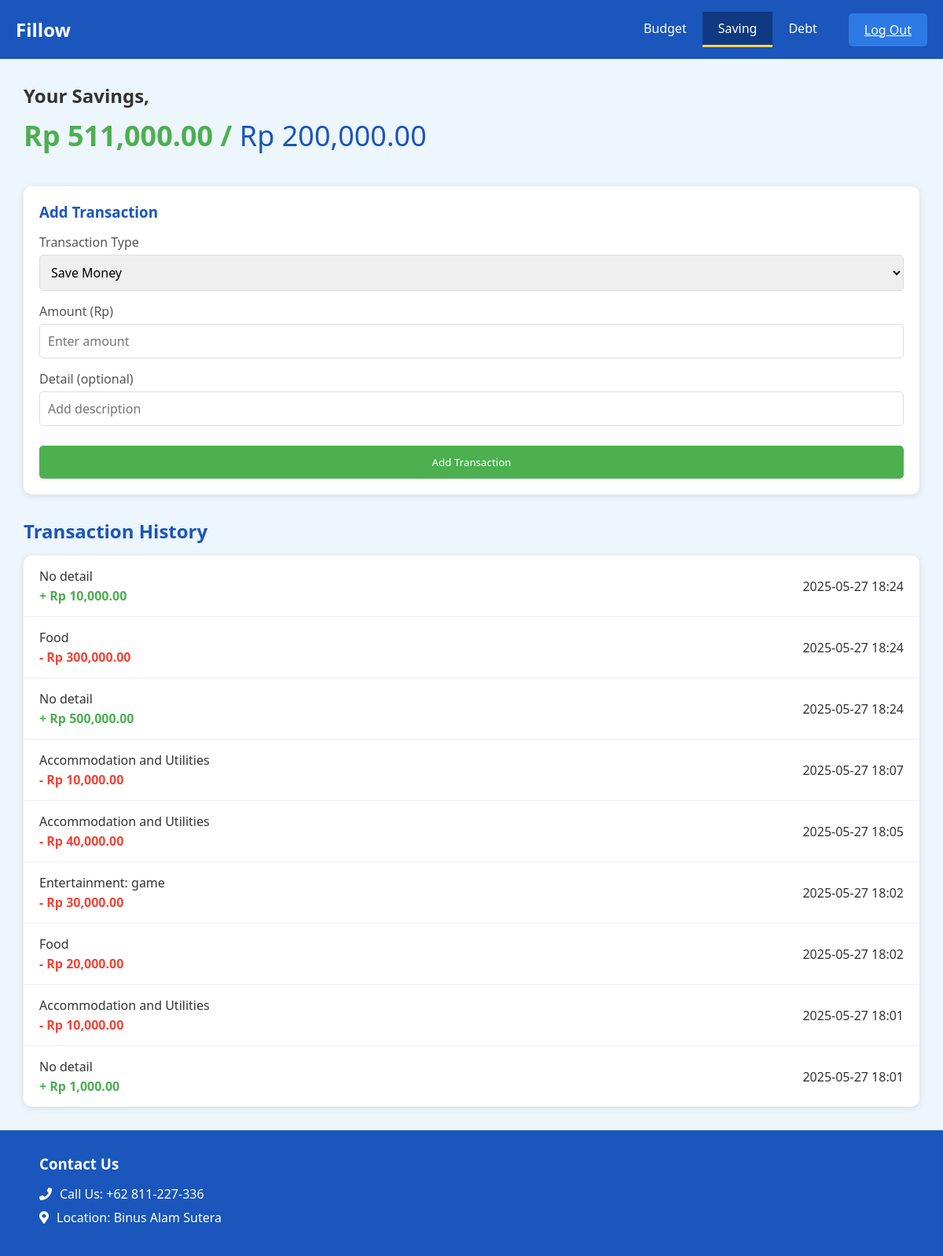
/savings (signed in), run on the app's committed database.
### models.py (models this page shows)
class Savings(db.Model):
    id = db.Column(db.Integer, primary_key=True)
    curr_savings = db.Column(db.Float, nullable=False)
    saving_goal = db.Column(db.Float, nullable=True)  # <-- New field added
    date = db.Column(db.DateTime, nullable=True)
    detail = db.Column(db.Text, nullable=True)

class SavingsTransaction(db.Model):
    id = db.Column(db.Integer, primary_key=True)
    savings_id = db.Column(db.Integer, db.ForeignKey('savings.id'), nullable=False)  # <-- fix here
    action = db.Column(db.String(10), nullable=False)  # 'save' or 'spend'
    amount = db.Column(db.Float, nullable=False)
    detail = db.Column(db.Text, nullable=True)
    date = db.Column(db.DateTime, nullable=False)
    savings = db.relationship('Savings', backref=db.backref('transactions', lazy=True))

### routes.py (the view, shortened to what this page needs)
@BP.route('/savings', methods=['GET', 'POST'])
@login_required_manual
def savings():
    user = get_current_user()
    if not user:
        return redirect(url_for('BP.login'))
    savings = Savings.query.get(user.savings_id) if user.savings_id else None
    budget = user.budget if user else None
    transactions = SavingsTransaction.query.filter_by(savings_id=savings.id).order_by(SavingsTransaction.date.desc()).all() if savings else []
    return render_template(
        'savings.html',
        savings=savings,
        curr_savings=savings.curr_savings if savings else 0,
        saving_goal=savings.saving_goal if savings and savings.saving_goal else 0,
        transactions=transactions,
        budget=budget
    )

### routes.py (called while the page is built)
def login_required_manual(f):
    @wraps(f)
    def decorated_function(*args, **kwargs):
        if 'user_id' not in session:
            if request.headers.get('X-Requested-With') == 'XMLHttpRequest':
                return jsonify(success=False, message="Not logged in"), 401
            return redirect(url_for('BP.login'))
        return f(*args, **kwargs)
    return decorated_function

def get_current_user():
    user_id = session.get('user_id')
    if user_id:
        return User.query.get(user_id)
    return None

### templates/savings.html (shortened to what this page needs)
<!DOCTYPE html>
<html lang="en">
<head>
    <link rel="stylesheet" href="/static/saving.css" />
    <link
      rel="stylesheet"
      href="https://cdnjs.cloudflare.com/ajax/libs/font-awesome/5.15.4/css/all.min.css"
    />
</head>
<body>
    <div class="container">
        <header>
            <div class="logo">Fillow</div>
            <nav>
                <a href="{{ url_for('BP.budget') }}">Budget</a>
                <a href="{{ url_for('BP.savings') }}" class="active">Saving</a>
                <a href="debt.html">Debt</a>
            </nav>
            <a href="{{ url_for('BP_auth.logout') }}" class="log-out">Log Out</a>
        </header>
        <div class="content">
            <h1 class="savings-title">Your Savings,</h1>
            <div class="savings-amount">
                <span id="currentSavings">Rp {{ "{:,.2f}".format(curr_savings) }}</span> /
                <span id="savingsGoal">Rp {{ "{:,.2f}".format(saving_goal) }}</span>
            </div>
            <div class="transaction-form">
                <h3>Add Transaction</h3>
                <form id="transactionForm" method="POST" action="{{ url_for('BP.savings') }}">
                    <div class="form-group">
                        <label for="transactionType">Transaction Type</label>
                        <select id="transactionType" name="action" required>
                            <option value="save">Save Money</option>
                        </select>
                    </div>
                    <div class="form-group">
                        <label for="amount">Amount (Rp)</label>
                        <input
                            type="number"
                            id="amount"
                            name="amount"
                            placeholder="Enter amount"
                            required
                            min="0.01"
                            step="0.01"
                        />
                    </div>
                    <div class="form-group">
                        <label for="detail">Detail (optional)</label>
                        <input type="text" id="detail" name="detail" placeholder="Add description" />
                    </div>
                    <button type="submit" class="submit-btn">Add Transaction</button>
                </form>
            </div>
            <div class="transaction-section">
                <h2>Transaction History</h2>
                <div class="transaction-list" id="transactionList">
                    {% for txn in transactions %}
                    <div class="transaction-item {% if txn.action == 'save' %}income{% else %}expense{% endif %}">
                        <div class="transaction-details">
                            <div class="transaction-category">{{ txn.detail or txn.category or 'No detail' }}</div>
                            <div class="transaction-amount">
                                {% if txn.action == 'save' %}
                                    + Rp {{ "{:,.2f}".format(txn.amount) }}
                                {% else %}
                                    - Rp {{ "{:,.2f}".format(txn.amount) }}
                                {% endif %}
                            </div>
                        </div>
                        <div class="transaction-date">{{ txn.date.strftime('%Y-%m-%d %H:%M') if txn.date else '' }}</div>
                    </div>
                    {% else %}
                    <p>No transactions yet.</p>
                    {% endfor %}
                </div>
            </div>
        </div>
        <footer>
            <div class="footer-content">
                <h3>Contact Us</h3>
                <div class="contact-info">
                    <p><i class="fas fa-phone"></i> Call Us: +62 811-227-336</p>
                    <p><i class="fas fa-map-marker-alt"></i> Location: Binus Alam Sutera</p>
                </div>
            </div>
        </footer>
    </div>
</body>
</html>

### static/saving.css (style rules this page uses)
* { margin: 0; padding: 0; box-sizing: border-box; font-family: 'Segoe UI', Tahoma, Geneva, Verdana, sans-serif; }
body { background-color: #f5f8fc; color: #333; }
.container { width: 100%; margin: 0; padding: 0; box-shadow: 0 0 20px rgba(0, 0, 0, 0.1); display: flex; flex-direction: column; min-height: 100vh; }
header { background-color: #1a56bb; color: white; padding: 15px 20px; display: flex; justify-content: space-between; align-items: center; }
.logo { font-size: 24px; font-weight: bold; }
nav { display: flex; margin-left: auto; margin-right: 20px; }
nav a { color: white; text-decoration: none; padding: 10px 20px; font-weight: 500; transition: all 0.3s ease; }
nav a.active { background-color: #0f3a82; border-bottom: 3px solid #ffd54f; }
.log-out { background-color: #2d7ae5; color: white; border: none; padding: 10px 20px; border-radius: 5px; cursor: pointer; font-weight: 500; transition: all 0.3s ease; }
.content { padding: 30px; background-color: #edf5fd; flex-grow: 1; max-width: 1200px; margin: 0 auto; width: 100%; }
.savings-title { font-size: 24px; margin-bottom: 10px; color: #333; }
.savings-amount { font-size: 36px; font-weight: bold; margin-bottom: 40px; color: #4CAF50; }
#savingsGoal { color: #1a56bb; font-weight: normal; }
.transaction-form { background-color: white; padding: 20px; border-radius: 10px; box-shadow: 0 2px 10px rgba(0, 0, 0, 0.1); margin-bottom: 30px; }
.transaction-form h3 { margin-bottom: 15px; color: #1a56bb; }
.form-group { margin-bottom: 15px; }
.form-group label { display: block; margin-bottom: 5px; font-weight: 500; color: #555; }
.form-group select, .form-group input { width: 100%; padding: 10px; border: 1px solid #ddd; border-radius: 5px; font-size: 16px; }
.submit-btn { background-color: #4CAF50; color: white; border: none; padding: 12px 20px; border-radius: 5px; cursor: pointer; font-weight: 500; transition: all 0.3s ease; width: 100%; margin-top: 10px; }
.transaction-section h2 { margin-bottom: 15px; color: #1a56bb; }
.transaction-list { background-color: white; border-radius: 10px; overflow: hidden; box-shadow: 0 2px 10px rgba(0, 0, 0, 0.1); }
.transaction-item { padding: 15px 20px; border-bottom: 1px solid #eee; display: flex; justify-content: space-between; align-items: center; transition: background-color 0.3s ease; }
.transaction-item:last-child { border-bottom: none; }
.transaction-category { font-weight: 500; margin-bottom: 3px; }
.transaction-amount { font-weight: 600; }
.income .transaction-amount { color: #4CAF50; }
.expense .transaction-amount { color: #F44336; }
footer { background-color: #1a56bb; color: white; padding: 30px 50px; margin-top: auto; }
.footer-content { max-width: 1200px; margin: 0 ; }
.footer-content h3 { margin-bottom: 15px; }
.contact-info p { margin: 8px 0; display: flex; align-items: center; }
.contact-info i { margin-right: 10px; }

### data on the page
Savings: curr_savings "511,000.00", saving_goal "200,000.00"
SavingsTransaction: detail "No detail", amount "10,000.00", date "2025-05-27 18:24"
SavingsTransaction: detail "Food", amount "300,000.00", date "2025-05-27 18:24"
SavingsTransaction: detail "No detail", amount "500,000.00", date "2025-05-27 18:24"
SavingsTransaction: detail "Accommodation and Utilities", amount "10,000.00", date "2025-05-27 18:07"
SavingsTransaction: detail "Accommodation and Utilities", amount "40,000.00", date "2025-05-27 18:05"
SavingsTransaction: detail "Entertainment: game", amount "30,000.00", date "2025-05-27 18:02"
SavingsTransaction: detail "Food", amount "20,000.00", date "2025-05-27 18:02"
SavingsTransaction: detail "Accommodation and Utilities", amount "10,000.00", date "2025-05-27 18:01"
SavingsTransaction: detail "No detail", amount "1,000.00", date "2025-05-27 18:01"
